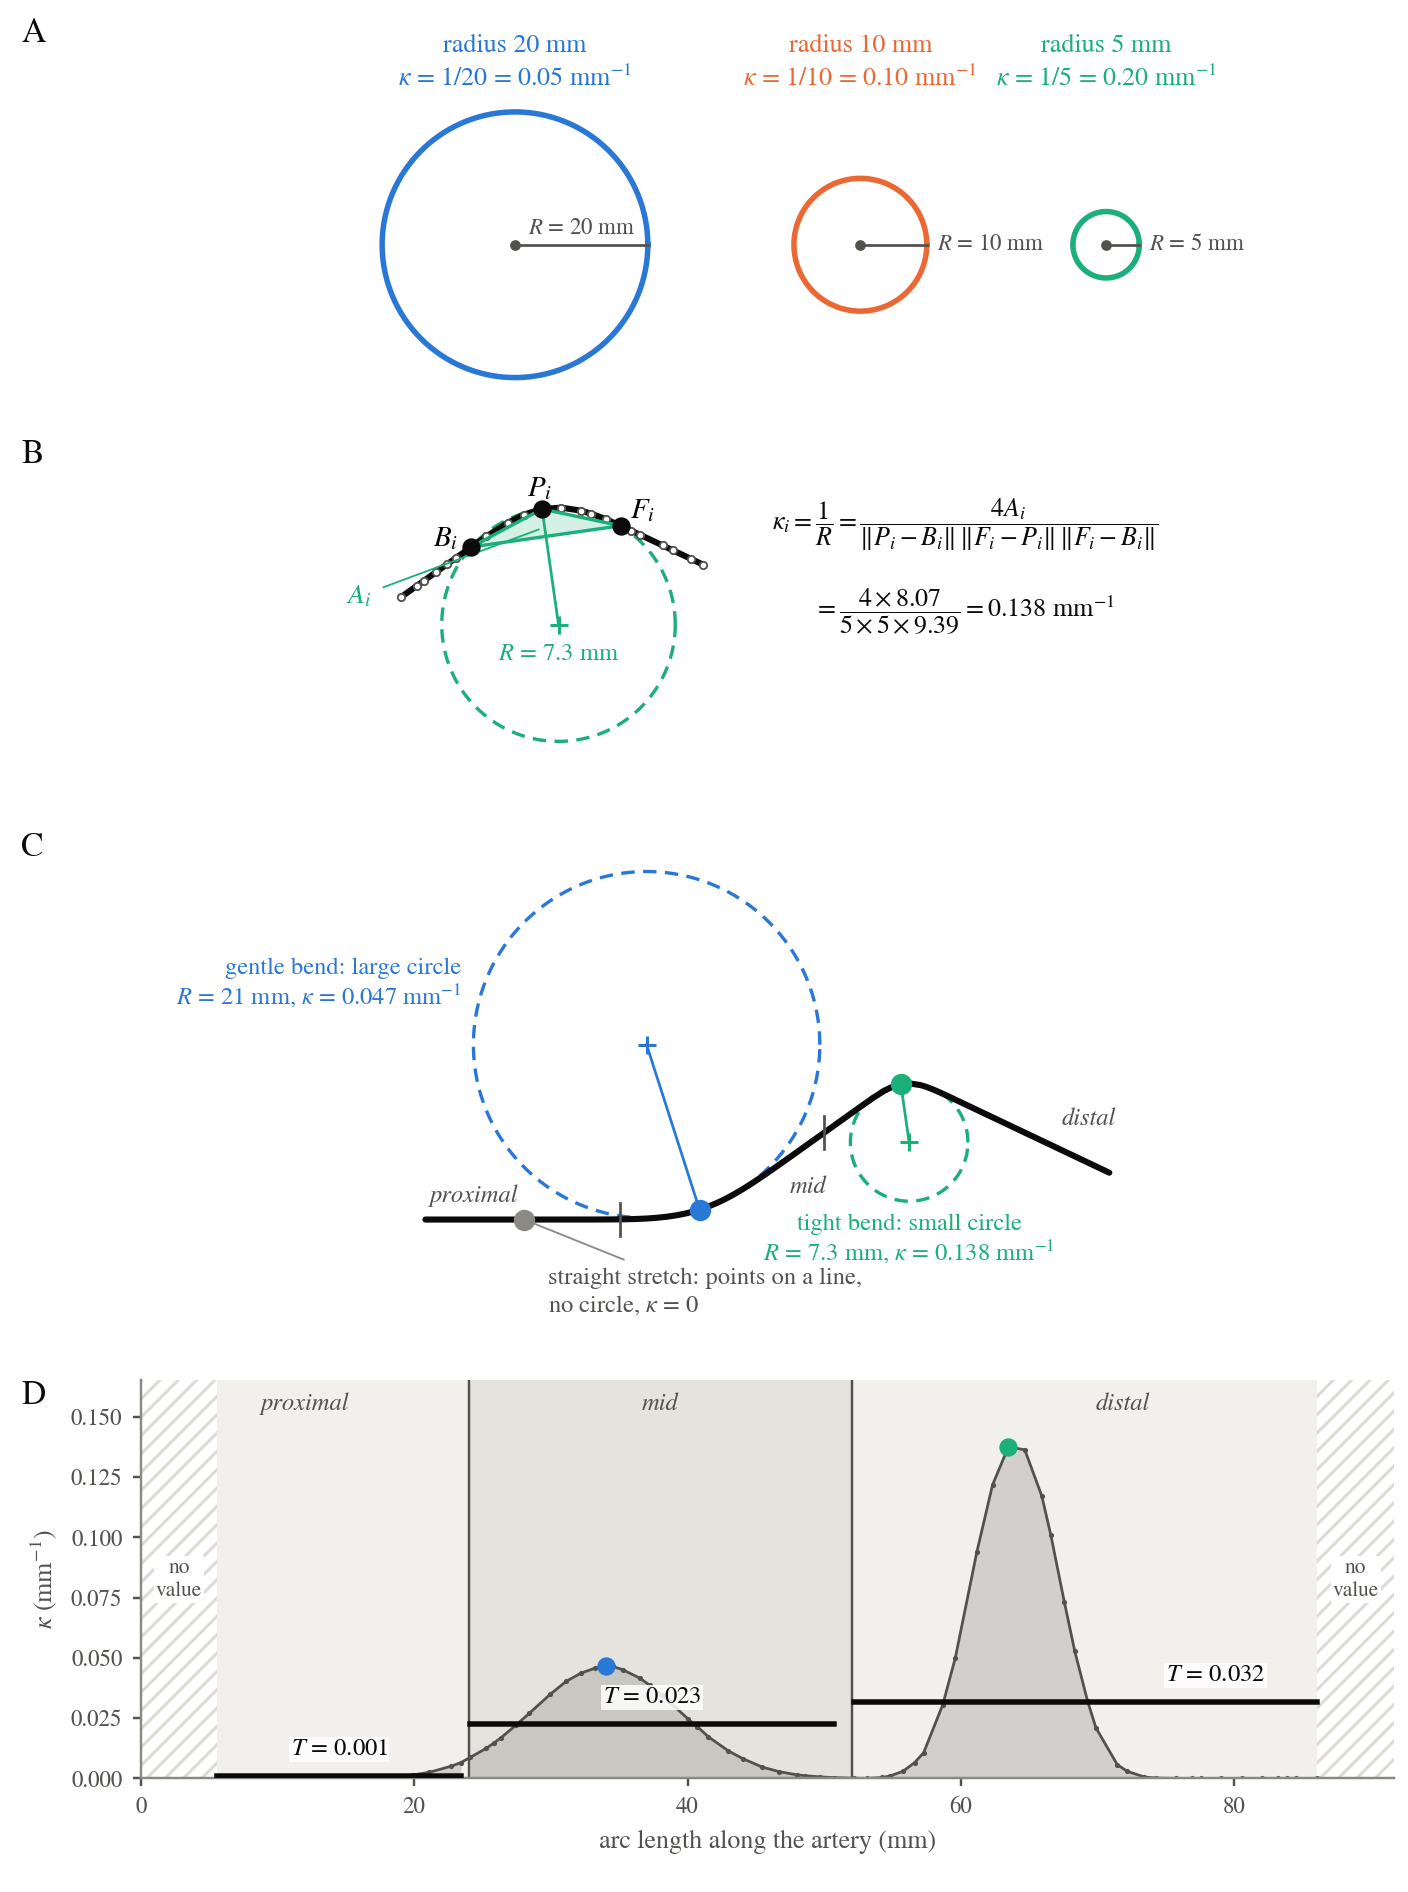

Here is the Python script that generated this plot:
"""Figure for Section sec:method-curvature (fig:method-curvature): curvature as the inverse radius of a circle,
from three centerline points to one average curvature per segment.

    python Thesis_coronary/content/methodology/figures/curvature_figure.py

A made-up artery (no patient data) with unevenly spaced points and made-up p/m/d boundaries, run through the
real code of CGPS_data/thesis_final/curvature_feature.py (chord_point, menger_curvature, curvature_profile,
segment_mean). A, curvature = 1/R on three circles; B, the triangle of a point and its chord ends 5 mm away at
the tight bend, its circle and Menger's formula with its numbers; C, the artery and the circle at a straight,
a gentle and a tight point; D, the curvature profile along the artery and the average curvature T
of each segment. Replaces turning_feature_schematic.py and turning_angle_3d.py in the text (2026-11-10).
2026-11-10 (user): restyled after the inverse-radius sketch (scratchpad inverse_radius.png): coloured circles by
size (blue 20 mm, orange 10 mm, green 5 mm) with their radius and 1/R in A; the green triangle and circle in B;
the gentle (blue) and tight (green) circles on a black artery in C, marked again on the profile in D. Segment
colours dropped from C and D, so the three colours mean circle size only. Panel order and content unchanged, so
the caption and the text still match.
Writes curvature_figure.{pdf,png} next to this file. Thesis style: serif, white, no title.
"""
import sys
from pathlib import Path

import matplotlib

matplotlib.use("Agg")
import matplotlib.pyplot as plt
import numpy as np
from matplotlib.patches import Rectangle

ROOT = Path(__file__).resolve().parents[4]
sys.path.insert(0, str(ROOT / "CGPS_data" / "thesis_final"))
from curvature_feature import CHORD, chord_point, curvature_profile, menger_curvature, segment_mean  # noqa: E402

INK, INK2, MUTED, GRID, SURF = "#0b0b0b", "#52514e", "#8a8984", "#dcdbd6", "white"
PMD = ("#2a78d6", "#eb6834", "#1baf7a")  # proximal / mid / distal, as in split_example_figure.py
CIRC = "#52514e"  # circles and triangles: neutral, so they do not compete with the segment colours
NAMES = ("proximal", "mid", "distal")

plt.rcParams.update({"font.family": "serif", "font.serif": ["STIX Two Text", "STIXGeneral", "DejaVu Serif"],
                     "mathtext.fontset": "stix", "font.size": 8.5, "figure.facecolor": SURF,
                     "axes.facecolor": SURF, "savefig.facecolor": SURF})

# ---------------------------------------------------------------- made-up artery
u = np.linspace(0, 92, 20000)  # curvature along the artery (1/mm), integrated to a heading and a path
k_true = 0.05 * np.exp(-((u - 34) / 7) ** 2) - 0.2 * np.exp(-((u - 64) / 3.0) ** 2)
head = np.r_[0, np.cumsum((k_true[1:] + k_true[:-1]) / 2 * np.diff(u))]
dense = np.c_[np.r_[0, np.cumsum(np.cos(head[:-1]) * np.diff(u))], np.r_[0, np.cumsum(np.sin(head[:-1]) * np.diff(u))]]
du = np.r_[0, np.cumsum(np.hypot(*np.diff(dense, axis=0).T))]
rng = np.random.default_rng(7)
sp = np.r_[0, np.cumsum(rng.uniform(0.5, 1.6, 200))]  # unevenly spaced tracer-like points
sp = sp[sp <= du[-1]]
P2 = np.c_[np.interp(sp, du, dense[:, 0]), np.interp(sp, du, dense[:, 1])]
P = np.c_[P2, np.zeros(len(P2))]
s = np.r_[0, np.cumsum(np.linalg.norm(np.diff(P, axis=0), axis=1))]  # arc length of the polyline
END = s[-1]
BOUNDS = (0.0, 24.0, 52.0, END)  # made-up p/m and m/d boundaries, mm along the artery
part_of = lambda x: np.searchsorted(BOUNDS[1:-1], x, side="right")  # noqa: E731
pos, kappa = curvature_profile(P, CHORD, s)


def circle_at(i):
    """Chord ends, centre, radius and curvature of the circle through P[i] and its chord ends (2D artery)."""
    B, F = chord_point(P, i, CHORD, -1), chord_point(P, i, CHORD, 1)
    k = menger_curvature(B, P[i], F)
    b, p, f = B[:2], P2[i], F[:2]
    if k < 1e-9:
        return b, p, f, None, np.inf, 0.0
    d = 2 * (b[0] * (p[1] - f[1]) + p[0] * (f[1] - b[1]) + f[0] * (b[1] - p[1]))
    sq = [q @ q for q in (b, p, f)]
    c = np.array([sq[0] * (p[1] - f[1]) + sq[1] * (f[1] - b[1]) + sq[2] * (b[1] - p[1]),
                  sq[0] * (f[0] - p[0]) + sq[1] * (b[0] - f[0]) + sq[2] * (p[0] - b[0])]) / d
    return b, p, f, c, 1 / k, k


def area2d(b, p, f):
    """Area of the triangle b, p, f in the plane."""
    (x1, y1), (x2, y2) = p - b, f - p
    return 0.5 * abs(x1 * y2 - y1 * x2)


def nearest(x):
    return int(np.argmin(np.abs(s - x)))


i_str, i_gen, i_tgt = nearest(12.0), nearest(34.0), nearest(64.0)  # straight, gentle, tight


def letter(ax, c, x=0.0, y=1.0):
    """Panel letter at the left margin of the figure, level with the top of the panel's grid cell."""
    top = ax.get_subplotspec().get_position(ax.figure).y1
    ax.figure.text(0.015, top, c, fontsize=11, color=INK, va="top", ha="left")


def segments_line(ax, lw=1.8):
    for k in range(3):
        m = part_of(s) == k
        m[1:] |= m[:-1]  # close the gap at each boundary
        ax.plot(*P2[m].T, color=PMD[k], lw=lw, zorder=2, solid_capstyle="round")


def draw_circle(ax, c, R, **kw):
    t = np.linspace(0, 2 * np.pi, 400)
    ax.plot(c[0] + R * np.cos(t), c[1] + R * np.sin(t), **kw)


SIZE = ("#2a78d6", "#eb6834", "#1baf7a")  # large / medium / small circle, as in the inverse-radius sketch
NEUT = ("#f1f0ec", "#e4e3de", "#f1f0ec")  # segment shading in D: neutral, so it does not reuse the circle colours
fig = plt.figure(figsize=(6.4, 8.6))
gs = fig.add_gridspec(4, 1, height_ratios=[0.78, 0.72, 1.05, 0.85], hspace=0.14,
                      left=0.10, right=0.99, top=0.99, bottom=0.06)

# ---------------------------------------------------------------- A: curvature = 1/R on three circles
ax = fig.add_subplot(gs[0])
letter(ax, "A", -0.085, 1.0)
x0 = 0.0
for R, col in zip((20.0, 10.0, 5.0), SIZE):
    cx = x0 + R
    draw_circle(ax, (cx, 0), R, color=col, lw=1.8)
    ax.plot([cx, cx + R], [0, 0], color=INK2, lw=0.9)
    ax.plot(cx, 0, "o", color=INK2, ms=2.5)
    if R > 15:
        ax.text(cx + R / 2, 0.9, f"$R$ = {R:.0f} mm", ha="center", va="bottom", fontsize=7.5, color=INK2)
    else:  # too small to hold its label
        ax.text(cx + R + 1.5, 0, f"$R$ = {R:.0f} mm", ha="left", va="center", fontsize=7.5, color=INK2)
    ax.text(cx, 23.0, f"radius {R:.0f} mm\n$\\kappa$ = 1/{R:.0f} = {1 / R:.2f} mm$^{{-1}}$", ha="center",
            va="bottom", fontsize=8.5, color=col, linespacing=1.4)
    x0 = cx + R + 22
ax.set(aspect="equal", xlim=(-4, x0 - 16), ylim=(-21, 34))
ax.axis("off")

# ---------------------------------------------------------------- B: three points, triangle, Menger
ax = fig.add_subplot(gs[1])
letter(ax, "B", -0.085, 1.0)
b, p, f, c, R, k = circle_at(i_tgt)
col = SIZE[2]
win = (s > s[i_tgt] - 11) & (s < s[i_tgt] + 11)
ax.plot(*P2[win].T, color=INK, lw=2.0, zorder=2)
ax.plot(*P2[win].T, "o", color=SURF, mec=INK2, ms=2.4, mew=0.6, zorder=3)
draw_circle(ax, c, R, color=col, lw=1.1, ls=(0, (4, 2.5)), zorder=1)
ax.plot(*c, "+", color=col, ms=6)
ax.plot(*np.c_[c, p], color=col, lw=0.9)
ax.text(c[0], c[1] - 1.2, f"$R$ = {R:.1f} mm", fontsize=8, color=col, va="top", ha="center")  # below the centre
tri = np.array([b, p, f, b])
ax.fill(tri[:, 0], tri[:, 1], color=col, alpha=0.18, lw=0, zorder=1)
ax.plot(tri[:, 0], tri[:, 1], color=col, lw=1.1, zorder=4)
for q in (b, p, f):
    ax.plot(*q, "o", color=INK, ms=5, zorder=6)
nrm = (p - (b + f) / 2) / np.linalg.norm(p - (b + f) / 2)
ax.text(*(p + 1.3 * nrm), "$P_i$", ha="center", va="center", fontsize=9.5)
for q, name in ((b, "$B_i$"), (f, "$F_i$")):
    ax.text(*(q + 1.3 * nrm + 1.6 * (q - p) / np.linalg.norm(q - p)), name, ha="center", va="center", fontsize=9.5)
ax.annotate("$A_i$", np.mean([b, p, f], axis=0), xytext=(b[0] - 7.0, b[1] - 3.5), fontsize=9, color=col,
            ha="center", arrowprops=dict(arrowstyle="-", color=col, lw=0.6))
bf = np.linalg.norm(f - b)
ax.text(c[0] + R + 6.0, c[1] + 0.5 * R,
        rf"$\kappa_i = \dfrac{{1}}{{R}} = \dfrac{{4A_i}}{{\|P_i-B_i\|\,\|F_i-P_i\|\,\|F_i-B_i\|}}$" + "\n\n"
        + rf"$\;\;\;\;\;\;\;\; = \dfrac{{4 \times {area2d(b, p, f):.2f}}}{{5 \times 5 \times {bf:.2f}}}"
        + rf" = {k:.3f}$ mm$^{{-1}}$",
        ha="left", va="center", fontsize=8.5, color=INK)
ax.set(aspect="equal", xlim=(c[0] - 26, c[0] + 52), ylim=(c[1] - R - 1.5, c[1] + R + 3.5))
ax.axis("off")

# ---------------------------------------------------------------- C: the artery and its circles
ax = fig.add_subplot(gs[2])
letter(ax, "C", -0.085, 1.0)
ax.plot(*P2.T, color=INK, lw=2.0, zorder=2, solid_capstyle="round")
for x in BOUNDS[1:-1]:
    q = P2[nearest(x)]
    ax.plot([q[0], q[0]], [q[1] - 2.0, q[1] + 2.0], color=INK2, lw=0.9, zorder=4)
for k_, (x, y, ha) in enumerate(((6, 3.0, "center"), (45, 4.0, "left"), (82, 12.5, "center"))):
    ax.text(x, y, NAMES[k_], color=INK2, fontsize=8, ha=ha, va="center", style="italic")
for i, col in ((i_str, MUTED), (i_gen, SIZE[0]), (i_tgt, SIZE[2])):
    b, p, f, c, R, k = circle_at(i)
    ax.plot(*p, "o", color=col, ms=6, zorder=6)
    if i == i_str:
        ax.annotate("straight stretch: points on a line,\nno circle, $\\kappa$ = 0", p, xytext=(p[0] + 3, p[1] - 6),
                    fontsize=8, color=INK2, va="top", ha="left", arrowprops=dict(arrowstyle="-", color=MUTED, lw=0.6))
        continue
    draw_circle(ax, c, R, color=col, lw=1.1, ls=(0, (4, 2.5)), zorder=1)
    ax.plot(*c, "+", color=col, ms=6, zorder=1)
    ax.plot(*np.c_[c, p], color=col, lw=0.9, zorder=1)
    if i == i_gen:
        ax.text(c[0] - R - 1.5, c[1] + 0.35 * R,
                f"gentle bend: large circle\n$R$ = {R:.0f} mm, $\\kappa$ = {k:.3f} mm$^{{-1}}$",
                fontsize=8, color=col, ha="right", va="center")
    else:
        ax.text(c[0], c[1] - R - 1.5,
                f"tight bend: small circle\n$R$ = {R:.1f} mm, $\\kappa$ = {k:.3f} mm$^{{-1}}$",
                fontsize=8, color=col, ha="center", va="top")
ax.set(aspect="equal", ylim=(P2[:, 1].min() - 13, P2[:, 1].max() + 31))
ax.axis("off")

# ---------------------------------------------------------------- D: profile and segment means
ax = fig.add_subplot(gs[3])
letter(ax, "D", -0.085, 1.0)
ymax = kappa.max() * 1.2
for k_ in range(3):
    ax.axvspan(BOUNDS[k_], BOUNDS[k_ + 1], color=NEUT[k_], lw=0)
    ax.text((BOUNDS[k_] + BOUNDS[k_ + 1]) / 2, ymax * 0.97, NAMES[k_], color=INK2, fontsize=8, ha="center",
            va="top", style="italic")
for x in BOUNDS[1:-1]:
    ax.axvline(x, color=INK2, lw=0.8)
first, last = pos[0], pos[-1]
for lo, hi in ((0, first), (last, END)):
    ax.add_patch(Rectangle((lo, 0), hi - lo, ymax, fc=SURF, hatch="////", ec=GRID, lw=0))
    ax.text((lo + hi) / 2, ymax * 0.5, "no\nvalue", ha="center", va="center", fontsize=7, color=INK2,
            bbox=dict(fc=SURF, ec="none", pad=0.6))
for k_ in range(3):
    m = (pos >= BOUNDS[k_]) & (pos < BOUNDS[k_ + 1])
    T = segment_mean(pos, kappa, BOUNDS[k_], BOUNDS[k_ + 1])
    ax.fill_between(pos[m], 0, kappa[m], color=MUTED, alpha=0.30, lw=0, zorder=1)
    ax.plot([pos[m][0], pos[m][-1]], [T, T], color=INK, lw=1.8, zorder=3)
    tx = (pos[m][0] + pos[m][-1]) / 2 if k_ < 2 else pos[m][0] + 0.78 * (pos[m][-1] - pos[m][0])
    ax.text(tx, T + ymax * 0.04, f"$T$ = {T:.3f}", color=INK, fontsize=8, ha="center", va="bottom", zorder=4,
            bbox=dict(fc=SURF, ec="none", pad=0.6, alpha=0.85))
ax.plot(pos, kappa, color=INK2, lw=0.9, zorder=2)
ax.plot(pos, kappa, "o", color=INK2, ms=1.7, mew=0, zorder=2)
for i, col in ((i_gen, SIZE[0]), (i_tgt, SIZE[2])):  # the two circles of C, found again on the profile
    j = int(np.argmin(np.abs(pos - s[i])))
    ax.plot(pos[j], kappa[j], "o", color=col, ms=5, zorder=5)
ax.set_xlim(0, END)
ax.set_ylim(0, ymax)
ax.tick_params(colors=INK2, labelsize=7.5, length=2.5)
for k_, sp_ in ax.spines.items():
    sp_.set_visible(k_ in ("left", "bottom"))
    sp_.set_color(MUTED)
ax.set_xlabel("arc length along the artery (mm)", color=INK2, fontsize=8.5)
ax.set_ylabel(r"$\kappa$ (mm$^{-1}$)", color=INK2, fontsize=8.5)

out = Path(__file__).with_suffix("")
for ext in ("pdf", "png"):
    fig.savefig(f"{out}.{ext}", dpi=220)
print(f"wrote {out}.pdf/.png")
for i, n in ((i_str, "straight"), (i_gen, "gentle"), (i_tgt, "tight")):
    print(n, "R", round(circle_at(i)[4], 2), "kappa", round(circle_at(i)[5], 4))
print("T", [round(segment_mean(pos, kappa, lo, hi), 4) for lo, hi in zip(BOUNDS[:-1], BOUNDS[1:])])
